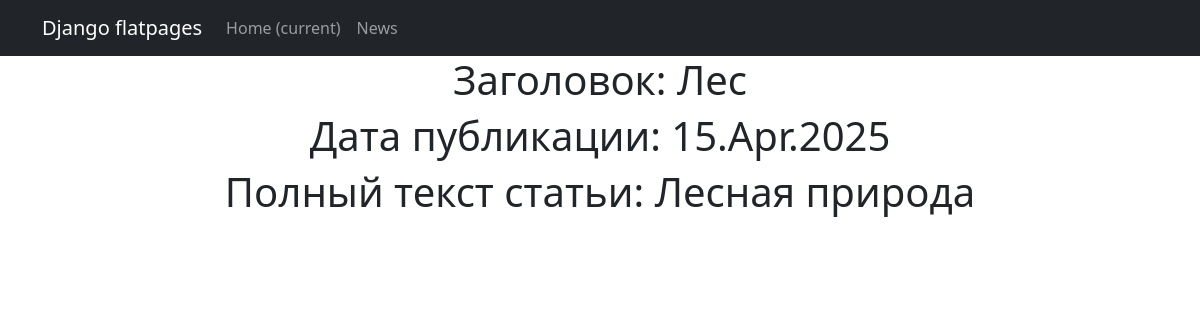
Screenshot of /news/1 with the database file from the repository.
### app/models.py (models this page shows, shortened)
class Post(models.Model):
    author = models.ForeignKey(Author, on_delete=models.CASCADE)  # связь «один ко многим» с моделью Author
    NEWS = 'NW'
    ARTICLE = 'AR'
    CATEGORY_CHOICES = (
        (NEWS, 'Новость'),
        (ARTICLE, 'Статья')
    )
    categoryType = models.CharField(max_length=2, choices=CATEGORY_CHOICES, default=ARTICLE)
    time_in = models.DateTimeField(auto_now_add=True)  # атоматически добавляемая дата и время создания
    category = models.ManyToManyField(Category, through='PostCategory')  # связь «многие ко многим» с моделью Category (с дополнительной моделью PostCategory)
    title = models.CharField(max_length=255)  # заголовок статьи/новости
    text_post = models.TextField()  # текст статьи/новости
    rating_post = models.IntegerField(default=0)  # рейтинг статьи/новости

### app/views.py (the view)
# urls.py: path('<int:pk>', NewDetail.as_view()),
class NewDetail(DetailView):
    model = Post
    template_name = 'new.html'
    context_object_name = 'new'

### app/templatetags/custom_filters.py (called while the page is built)
@register.filter()
def censor(text):
    words = text.split()  # Используем другое имя для списка слов
    censor_list = []
    for word in words:
        if word.lower() in bad_words:
            censor_word = word[0] + '*' * (len(word) - 1)
            censor_list.append(censor_word)
        else:
            censor_list.append(word)
    return ' '.join(censor_list)  # Склеиваем слова обратно в строку

### app/templates/new.html (shortened to what this page needs)
{% extends 'flatpages/default.html' %}
{% load custom_filters %}
{% block content %}
<h1>Заголовок: {{ new.title|censor }}</h1>
<h1>Дата публикации: {{ new.time_in|date:'d.M.Y' }}</h1>
<h1>Полный текст статьи: {{ new.text_post|censor }}</h1>
{% endblock content %}

### rows the page displays
Post: title|censor "Лес", time_in "15.Apr.2025", text_post|censor "Лесная природа"
